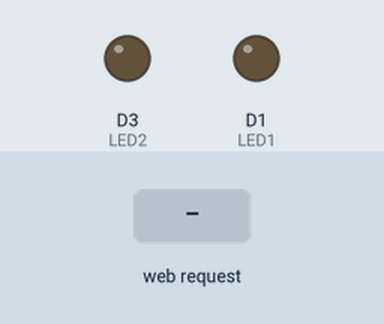
Simulated run of this sketch. Board: ESP8266 (NodeMCU). On the bench: output pins drawn as LEDs (lit = HIGH). Inputs (shaded band) come from the test bench. WiFi joins after 1.5 s; servers stay silent unless stated; what the sketch prints to the serial monitor is not drawn.

Above: at 3.7 s.
3.8 s: HTTP request GET /LED1ON received
At 5.0 s:
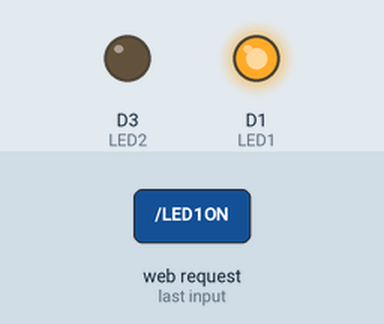
5.3 s: HTTP request GET /LED2ON received
At 6.3 s:
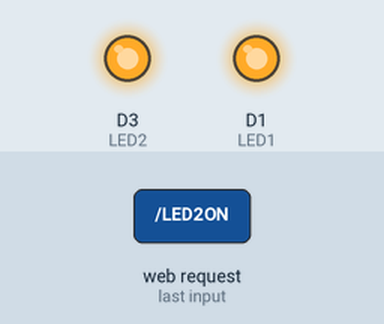
6.8 s: HTTP request GET /LED1OFF received
At 7.4 s:
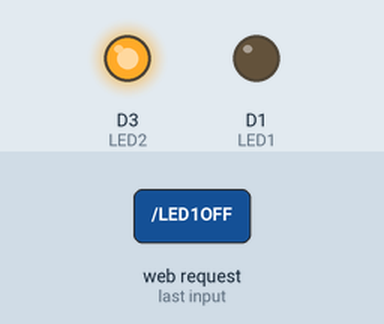
8.3 s: HTTP request GET /LED2OFF received
At 9.7 s:
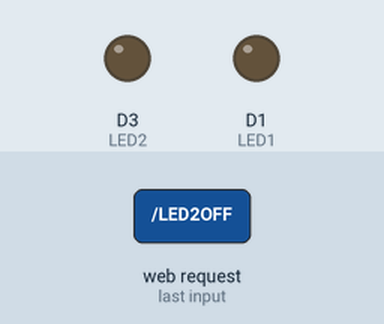
Timing chart, 0 to 10.8 s (numbered marks = the images above; inputs shaded):
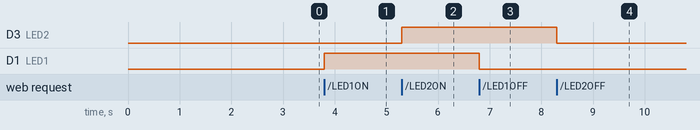

The sketch:

sketch_may22a.ino
```cpp
#include <ESP8266WiFi.h>
#include <WiFiClient.h>
#include <ESP8266WebServer.h>

// Ganti dengan password Jaringan WiFi yang user miliki
const char* ssid = "LDN";
const char* password = "25132018";
ESP8266WebServer server(80); //Inisialisasi server pada port 80

String webpage;
String state1 = " ";
String state2 = " ";
int LED1 = D1;
int LED2 = D3;

void setup(void){
  //Inisialisasi pin padam ketika NodeMCU pertama kali menyala
  pinMode(LED1, OUTPUT);
  pinMode(LED2, OUTPUT);
  digitalWrite(LED1, LOW);
  digitalWrite(LED2, LOW);

  delay(1000);
  Serial.begin(115200);
  WiFi.begin(ssid, password); //begin WiFi connection
  Serial.println("");

  // Wait for connection
  while (WiFi.status() != WL_CONNECTED) {
    delay(500);
    Serial.print(".");
  }
  Serial.println("");
  Serial.print("Connected to ");
  Serial.println(ssid);
  Serial.print("IP address: ");

// Isi dari Webpage -------------------------------------------------------
  webpage += "<!DOCTYPE HTML>";
  webpage += "<html>";
  webpage += "<head>";
  webpage += "<meta name=\"viewport\" content=\"width=device-width, initial-scale=1\">";
  webpage += "<link rel=\"stylesheet\" href=\"https://maxcdn.bootstrapcdn.com/bootstrap/3.3.4/css/bootstrap.min.css\">";
  webpage += "</head><div class=\"container\">";
  webpage+= "<h1> LED Web Control ESP8266</h1>";
  webpage+= "<h3>LED Biru : " + state1 + "\n";
  webpage += "<div class=\"row\">";
  //webpage += "<div class=\"col-md-2\"><a href=\"LED1On\" class=\"btn btn-block btn-lg btn-primary\" role=\"button\">ON</a></div>";
  //webpage += "<div class=\"col-md-2\"><a href=\"LED1Off\" class=\"btn btn-block btn-lg btn-info\" role=\"button\">OFF</a></div>";
  webpage+= "<div class=\"col-md-2\"><a href=\"LED1ON\"\"><button class=\"btn btn-block btn-lg btn-primary\">ON</button></a>&nbsp;<a href=\"LED1OFF\"\"><button class=\"btn btn-block btn-lg btn-danger\">OFF</button></a></p><br></div>";
  webpage += "</div>";
  webpage+= "<h3>LED Merah : " + state2 + "\n";
  webpage += "<div class=\"row\">";
  webpage+= "<div class=\"col-md-2\"><a href=\"LED2ON\"\"><button class=\"btn btn-block btn-lg btn-primary\">ON</button></a>&nbsp;<a href=\"LED2OFF\"\"><button class=\"btn btn-block btn-lg btn-danger\">OFF</button></a></p><br></div>";
  //webpage += "<div class=\"col-md-2\"><a href=\"LED2On\" class=\"btn btn-block btn-lg btn-primary\" role=\"button\">ON</a></div>";
  //webpage += "<div class=\"col-md-2\"><a href=\"LED2Off\" class=\"btn btn-block btn-lg btn-info\" role=\"button\">OFF</a></div>";
  webpage += "</div>";

//membuat tampilan webpage
  Serial.println(WiFi.localIP());
  server.on("/", [](){
    server.send(200, "text/html", webpage);
  });

//untuk merespon perintah yang masuk --------------------------
  server.on("/LED1ON", []() {
    server.send(200, "text/html", webpage);
    digitalWrite(LED1,HIGH);
    state1 = "On";
    delay(1000);
  });
  server.on("/LED2ON", []() {
    server.send(200, "text/html", webpage);
    digitalWrite(LED2,HIGH);
    state2 = "On";
    delay(1000);
  });

  server.on("/LED1OFF", []() {
    server.send(200, "text/html", webpage);
    digitalWrite(LED1,LOW);
    state1 = "Off";
    delay(1000);
  });
  server.on("/LED2OFF", []() {
    server.send(200, "text/html", webpage);
    digitalWrite(LED2,LOW);
    state2 = "Off";
    delay(1000);
  });

  server.begin();
  Serial.println("Web server started!");
}

void loop() {
  server.handleClient();
}
```

Measured:
- after the input at 3.8 s, D1 (LED1): LOW → HIGH at once
- after the input at 5.3 s, D3 (LED2): LOW → HIGH at once
- after the input at 6.8 s, D1 (LED1): HIGH → LOW at once
- after the input at 8.3 s, D3 (LED2): HIGH → LOW at once
